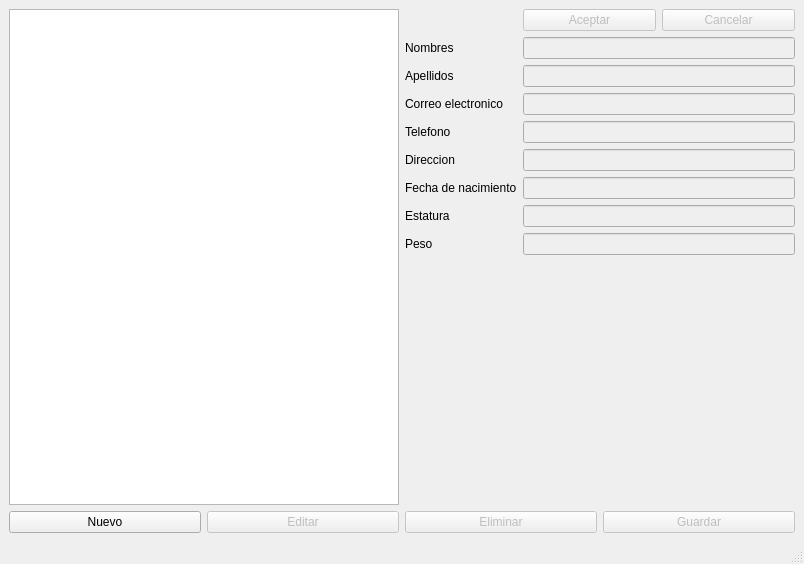
<?xml version="1.0" encoding="UTF-8"?>
<ui version="4.0">
 <class>MainWindow</class>
 <widget class="QMainWindow" name="MainWindow">
  <property name="geometry">
   <rect>
    <x>0</x>
    <y>0</y>
    <width>804</width>
    <height>564</height>
   </rect>
  </property>
  <property name="windowTitle">
   <string>MainWindow</string>
  </property>
  <widget class="QWidget" name="centralwidget">
   <layout class="QVBoxLayout" name="verticalLayout">
    <item>
     <layout class="QHBoxLayout" name="horizontalLayout_2">
      <item>
       <widget class="QListWidget" name="lista"/>
      </item>
      <item>
       <layout class="QFormLayout" name="formLayout">
        <item row="1" column="0">
         <widget class="QLabel" name="label">
          <property name="text">
           <string>Nombres</string>
          </property>
         </widget>
        </item>
        <item row="1" column="1">
         <widget class="QLineEdit" name="nombre">
          <property name="enabled">
           <bool>false</bool>
          </property>
         </widget>
        </item>
        <item row="2" column="0">
         <widget class="QLabel" name="label_2">
          <property name="text">
           <string>Apellidos</string>
          </property>
         </widget>
        </item>
        <item row="2" column="1">
         <widget class="QLineEdit" name="apellido">
          <property name="enabled">
           <bool>false</bool>
          </property>
         </widget>
        </item>
        <item row="3" column="0">
         <widget class="QLabel" name="label_3">
          <property name="text">
           <string>Correo electronico</string>
          </property>
         </widget>
        </item>
        <item row="3" column="1">
         <widget class="QLineEdit" name="email">
          <property name="enabled">
           <bool>false</bool>
          </property>
         </widget>
        </item>
        <item row="4" column="0">
         <widget class="QLabel" name="label_4">
          <property name="text">
           <string>Telefono</string>
          </property>
         </widget>
        </item>
        <item row="4" column="1">
         <widget class="QLineEdit" name="telefono">
          <property name="enabled">
           <bool>false</bool>
          </property>
         </widget>
        </item>
        <item row="5" column="0">
         <widget class="QLabel" name="label_5">
          <property name="text">
           <string>Direccion</string>
          </property>
         </widget>
        </item>
        <item row="5" column="1">
         <widget class="QLineEdit" name="direccion">
          <property name="enabled">
           <bool>false</bool>
          </property>
         </widget>
        </item>
        <item row="6" column="0">
         <widget class="QLabel" name="label_6">
          <property name="text">
           <string>Fecha de nacimiento</string>
          </property>
         </widget>
        </item>
        <item row="6" column="1">
         <widget class="QLineEdit" name="fechanac">
          <property name="enabled">
           <bool>false</bool>
          </property>
         </widget>
        </item>
        <item row="7" column="0">
         <widget class="QLabel" name="label_7">
          <property name="text">
           <string>Estatura</string>
          </property>
         </widget>
        </item>
        <item row="7" column="1">
         <widget class="QLineEdit" name="estatura">
          <property name="enabled">
           <bool>false</bool>
          </property>
         </widget>
        </item>
        <item row="8" column="0">
         <widget class="QLabel" name="label_8">
          <property name="text">
           <string>Peso</string>
          </property>
         </widget>
        </item>
        <item row="8" column="1">
         <widget class="QLineEdit" name="peso">
          <property name="enabled">
           <bool>false</bool>
          </property>
         </widget>
        </item>
        <item row="0" column="1">
         <layout class="QHBoxLayout" name="horizontalLayout_3">
          <item>
           <widget class="QPushButton" name="aceptar">
            <property name="enabled">
             <bool>false</bool>
            </property>
            <property name="text">
             <string>Aceptar</string>
            </property>
           </widget>
          </item>
          <item>
           <widget class="QPushButton" name="cancelar">
            <property name="enabled">
             <bool>false</bool>
            </property>
            <property name="text">
             <string>Cancelar</string>
            </property>
           </widget>
          </item>
         </layout>
        </item>
       </layout>
      </item>
     </layout>
    </item>
    <item>
     <layout class="QHBoxLayout" name="horizontalLayout">
      <item>
       <widget class="QPushButton" name="nuevo">
        <property name="enabled">
         <bool>true</bool>
        </property>
        <property name="text">
         <string>Nuevo</string>
        </property>
       </widget>
      </item>
      <item>
       <widget class="QPushButton" name="editar">
        <property name="enabled">
         <bool>false</bool>
        </property>
        <property name="text">
         <string>Editar</string>
        </property>
       </widget>
      </item>
      <item>
       <widget class="QPushButton" name="eliminar">
        <property name="enabled">
         <bool>false</bool>
        </property>
        <property name="text">
         <string>Eliminar</string>
        </property>
       </widget>
      </item>
      <item>
       <widget class="QPushButton" name="guardar">
        <property name="enabled">
         <bool>false</bool>
        </property>
        <property name="text">
         <string>Guardar</string>
        </property>
       </widget>
      </item>
     </layout>
    </item>
   </layout>
  </widget>
  <widget class="QMenuBar" name="menubar">
   <property name="geometry">
    <rect>
     <x>0</x>
     <y>0</y>
     <width>804</width>
     <height>28</height>
    </rect>
   </property>
  </widget>
  <widget class="QStatusBar" name="statusbar"/>
 </widget>
 <resources/>
 <connections/>
</ui>
